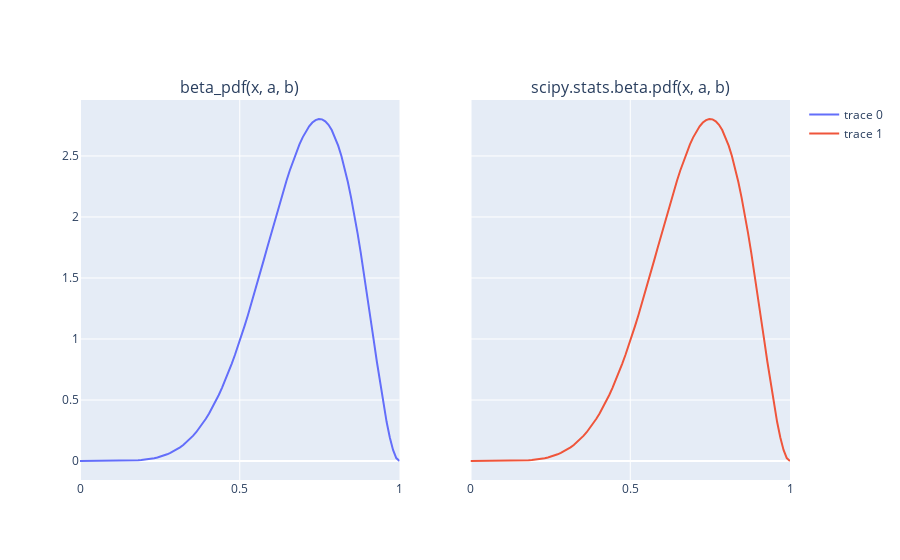

Notebook source saved alongside this figure:
### Code cell
# compare my implementation with the scipy one by plotting it
x  = linspace(0, 1, 100)
a  = 7.0
b  = 3.0
f1 = make_subplots(rows=1, cols=2, shared_yaxes=True,
                   subplot_titles=("beta_pdf(x, a, b)", "scipy.stats.beta.pdf(x, a, b)"))
f1.add_scatter(x=x, y=beta_pdf(x, a, b), row=1, col=1)
f1.add_scatter(x=x, y=beta.pdf(x, a, b), row=1, col=2)
display(f1)
